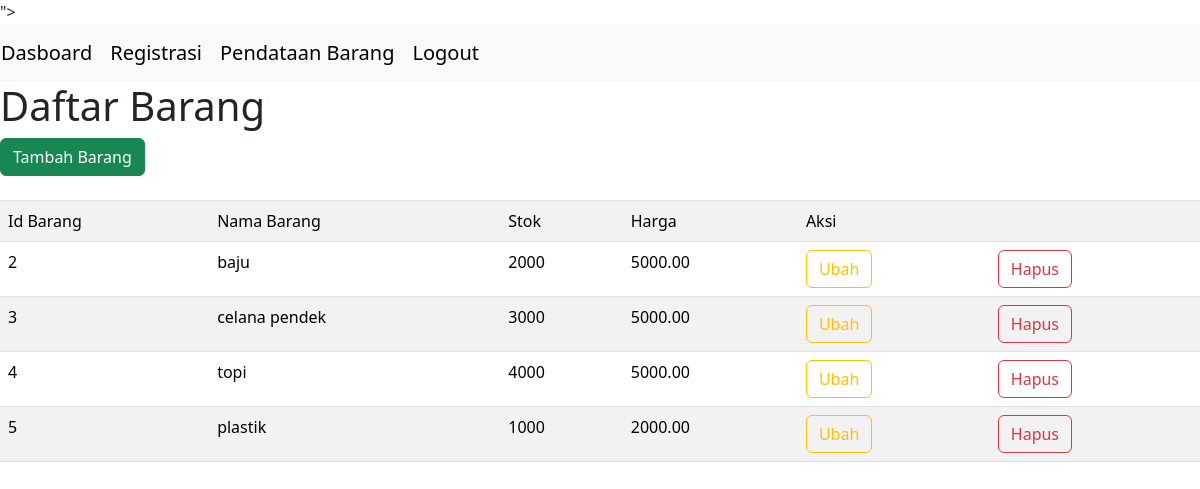
The app's page /admin/v_daftar_barang.php (signed in) with its own data.
### tables this page shows
CREATE TABLE `tb_barang` (
  `id_barang` int(11) NOT NULL,
  `nama_barang` varchar(255) NOT NULL,
  `stok_barang` int(11) NOT NULL,
  `harga_barang` decimal(10,2) NOT NULL
);

### admin/v_daftar_barang.php (the view, shortened to what this page needs)
<!DOCTYPE html>
<html lang="en">
<head>
  <link rel="stylesheet" href="../css/bootstrap.min.css">
</head>
<body >
  <?php include "navbar.php"; ?>
  <h1>Daftar Barang</h1>
  <a href="v_tambah_barang.php"  class="btn btn-success">Tambah Barang</a>
  <br>
  <br>
  <table class="table table-striped">
    <tr>
      <td>Id Barang</td>
      <td>Nama Barang</td>
      <td>Stok</td>
      <td>Harga</td>
      <td colspan="2">Aksi</td>
    </tr>
    <?php
    include "../config.php";
    $sql = mysqli_query($koneksi, 'SELECT * FROM tb_barang ');
    foreach ($sql as $barang) {
    ?>
      <tr>
        <td><?= $barang['id_barang'] ?> </td>
        <td><?= $barang['nama_barang'] ?></td>
        <td><?= $barang['stok_barang'] ?></td>
        <td><?= $barang['harga_barang'] ?></td>
        <td><a href="v_ubah_barang.php?id_barang=<?= $barang['id_barang'] ?>" class="btn btn-outline-warning">Ubah</a></td>
        <td><a href="m_hapus_barang.php?id_barang=<?= $barang['id_barang'] ?>" class="btn btn-outline-danger">Hapus</a></td>
      </tr>
    <?php } ?>
  </table>
</body>
</html>

### records on screen
tb_barang: id_barang "2", nama_barang "baju", stok_barang "2000", harga_barang "5000.00"
tb_barang: id_barang "3", nama_barang "celana pendek", stok_barang "3000", harga_barang "5000.00"
tb_barang: id_barang "4", nama_barang "topi", stok_barang "4000", harga_barang "5000.00"
tb_barang: id_barang "5", nama_barang "plastik", stok_barang "1000", harga_barang "2000.00"
